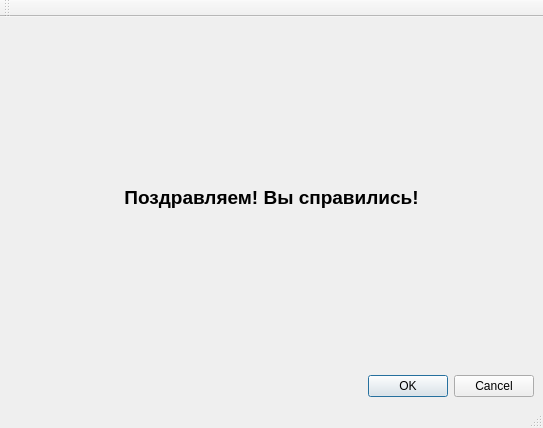
<?xml version="1.0" encoding="UTF-8"?>
<ui version="4.0">
 <class>MainWindow</class>
 <widget class="QMainWindow" name="MainWindow">
  <property name="geometry">
   <rect>
    <x>0</x>
    <y>0</y>
    <width>543</width>
    <height>428</height>
   </rect>
  </property>
  <property name="maximumSize">
   <size>
    <width>5000</width>
    <height>5000</height>
   </size>
  </property>
  <property name="windowTitle">
   <string>MainWindow</string>
  </property>
  <widget class="QWidget" name="centralwidget">
   <layout class="QVBoxLayout" name="verticalLayout">
    <item>
     <widget class="QLabel" name="lb_greet">
      <property name="font">
       <font>
        <pointsize>14</pointsize>
        <bold>true</bold>
       </font>
      </property>
      <property name="layoutDirection">
       <enum>Qt::RightToLeft</enum>
      </property>
      <property name="text">
       <string>Поздравляем! Вы справились!</string>
      </property>
      <property name="alignment">
       <set>Qt::AlignCenter</set>
      </property>
     </widget>
    </item>
    <item>
     <widget class="QDialogButtonBox" name="btn_ok_cancel">
      <property name="standardButtons">
       <set>QDialogButtonBox::Cancel|QDialogButtonBox::Ok</set>
      </property>
     </widget>
    </item>
   </layout>
  </widget>
  <widget class="QMenuBar" name="menubar">
   <property name="geometry">
    <rect>
     <x>0</x>
     <y>0</y>
     <width>543</width>
     <height>21</height>
    </rect>
   </property>
  </widget>
  <widget class="QStatusBar" name="statusbar"/>
  <widget class="QToolBar" name="toolBar">
   <property name="sizePolicy">
    <sizepolicy hsizetype="Preferred" vsizetype="Expanding">
     <horstretch>0</horstretch>
     <verstretch>0</verstretch>
    </sizepolicy>
   </property>
   <property name="windowTitle">
    <string>toolBar</string>
   </property>
   <property name="iconSize">
    <size>
     <width>124</width>
     <height>124</height>
    </size>
   </property>
   <attribute name="toolBarArea">
    <enum>TopToolBarArea</enum>
   </attribute>
   <attribute name="toolBarBreak">
    <bool>false</bool>
   </attribute>
  </widget>
 </widget>
 <resources/>
 <connections>
  <connection>
   <sender>btn_ok_cancel</sender>
   <signal>accepted()</signal>
   <receiver>MainWindow</receiver>
   <slot>close()</slot>
   <hints>
    <hint type="sourcelabel">
     <x>488</x>
     <y>383</y>
    </hint>
    <hint type="destinationlabel">
     <x>476</x>
     <y>405</y>
    </hint>
   </hints>
  </connection>
 </connections>
</ui>
